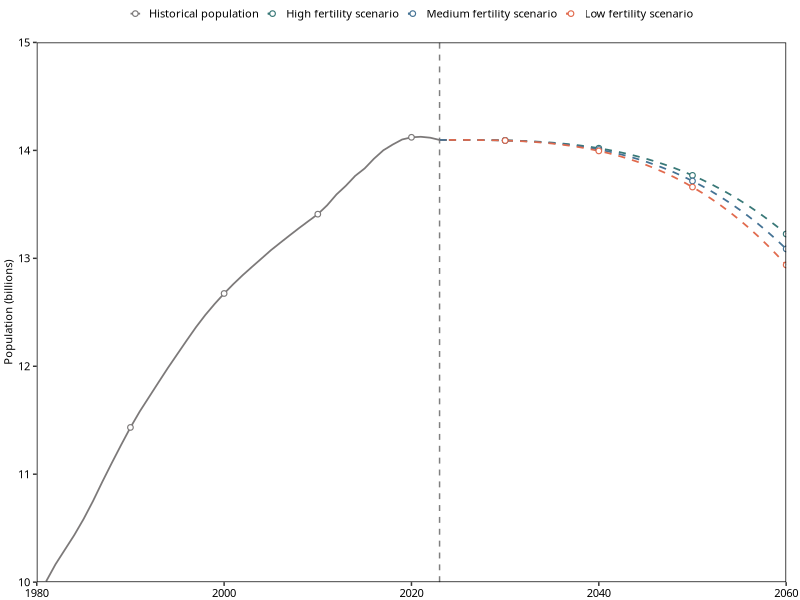
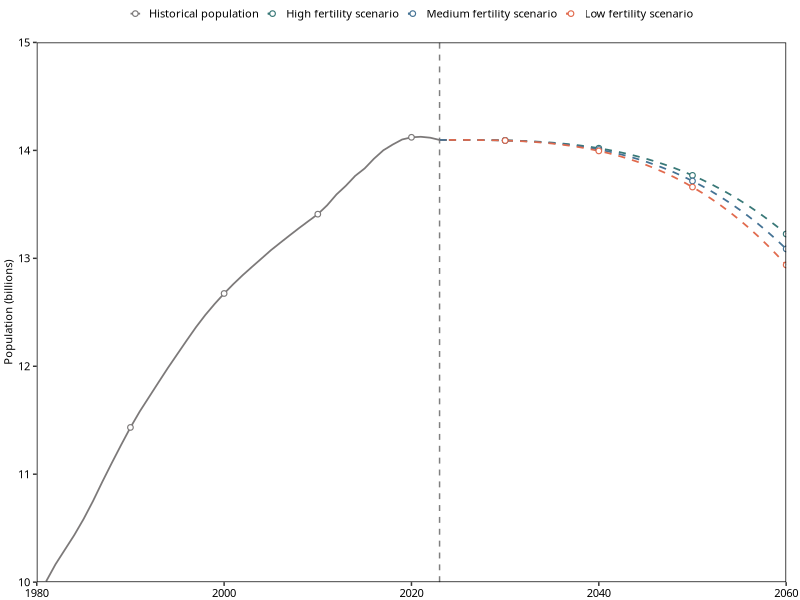

Recreate these plots in R, in order.

library(ggplot2)
library(dplyr)
library(scales)
library(patchwork) 



years <- 1980:2023
population_vals <- c(98705, 100072, 101654, 103008, 104357, 105851, 107507, 109300, 111026, 112704, 114333, 115823, 
                     117171, 118517, 119850, 121121, 122389, 123626, 124761, 125786, 126743, 127627, 128453, 129227, 
                     129988, 130756, 131448, 132129, 132802, 133450, 134091, 134916, 135922, 136726, 137646, 138326, 
                     139232, 140011, 140541, 141008, 141212, 141260, 141175, 140967) / 10000 


df_history <- data.frame(year = years, population = population_vals)
pop_2023 <- population_vals[length(population_vals)]
HISTORY_END_YEAR <- 2023


FORECAST_END_YEAR <- 2060
forecast_years <- (HISTORY_END_YEAR + 1):FORECAST_END_YEAR
n_years_2060 <- length(forecast_years)


high_final_2100 <- 5.9
medium_final_2100 <- 4.6
low_final_2100 <- 3.2
n_years_2100 <- length(2024:2100) 

predict_accelerating <- function(start, end, n) {
  t <- seq(0, 1, length.out = n)
  accelerating_values <- start + (end - start) * t^3
  return(accelerating_values)
}


high_full_forecast <- predict_accelerating(pop_2023, high_final_2100, n_years_2100)
medium_full_forecast <- predict_accelerating(pop_2023, medium_final_2100, n_years_2100)
low_full_forecast <- predict_accelerating(pop_2023, low_final_2100, n_years_2100)

high_forecast <- high_full_forecast[1:n_years_2060]
medium_forecast <- medium_full_forecast[1:n_years_2060]
low_forecast <- low_full_forecast[1:n_years_2060]


df_forecast <- bind_rows(
  data.frame(year = forecast_years, population = high_forecast, scenario = "High fertility scenario"),
  data.frame(year = forecast_years, population = medium_forecast, scenario = "Medium fertility scenario"),
  data.frame(year = forecast_years, population = low_forecast, scenario = "Low fertility scenario")
)


df_history$scenario <- "Historical population"
df_plot_history <- df_history %>% 
  rename(mean_value = population) %>%
  dplyr::select(year, mean_value, scenario)


df_plot_forecast <- df_forecast %>% 
  rename(mean_value = population) %>%
  dplyr::select(year, mean_value, scenario)


segment_data <- df_plot_forecast %>% 
  group_by(scenario) %>% 
  slice(1) %>% 
  ungroup() %>%
  mutate(
    x = HISTORY_END_YEAR,
    y = pop_2023,
    xend = year,
    yend = mean_value
  )


df_lines <- bind_rows(df_plot_history, df_plot_forecast)


scenario_levels <- c(
  "Historical population",
  "High fertility scenario",
  "Medium fertility scenario",
  "Low fertility scenario"
)
df_lines$scenario <- factor(df_lines$scenario, levels = scenario_levels)
all_colors_pop <- c(
  "Historical population"= "#7C7979", 
  "High fertility scenario" = "#387877", 
  "Medium fertility scenario" = "#447294", 
  "Low fertility scenario" = "#E16A4D"
)


create_pop_theme <- function() {
  theme_bw() +
    theme(
      text = element_text(family = "ArialMT", size = 8, color = "black"),
      axis.text = element_text(size = 8, family = "ArialMT", color = "black"),
      
      axis.title.x = element_blank(),
      axis.title.y = element_text(size = 8, family = "ArialMT", margin = margin(r = 2), color = "black"), # 统一为 8pt
      
      legend.position = "top",
      legend.title = element_blank(),
      legend.key.size = unit(0.6, "lines"),
      legend.text = element_text(size = 8, family = "ArialMT", color = "black"),
      legend.background = element_blank(),
      
      panel.grid.major = element_blank(),
      panel.grid.minor = element_blank(),
      
      panel.border = element_rect(colour = "black", linewidth = 0.5),
      
      axis.line.x = element_blank(),
      axis.line.y = element_blank(),
      
      axis.ticks = element_line(linewidth = 0.5),
      plot.margin = margin(t = 0, r = 10, b = 0, l = 3, unit = "pt")
    )
}


plot_population_scenario <- function(data_lines, data_segments, data_history, data_forecast_points, all_colors, scenario_levels) {
  LINE_WIDTH <- 0.6
  POINT_SIZE <- 1.5
  POINT_STROKE <- 0.6
  VLINE_WIDTH <- 0.5
  
  
  X_START <- min(data_lines$year)
  X_END <- max(data_lines$year)
  
  p <- ggplot() +
    
  
    geom_vline(xintercept = HISTORY_END_YEAR,
               linetype = "dashed",
               color = "gray50",
               linewidth = VLINE_WIDTH) +
    
    
    geom_line(data = data_lines %>% filter(scenario == "Historical population"),
              aes(x = year, y = mean_value, color = scenario),
              linewidth = LINE_WIDTH,
              linetype = "solid") +
    
   
    geom_line(data = data_lines %>% filter(scenario != "Historical population"),
              aes(x = year, y = mean_value, color = scenario),
              linewidth = LINE_WIDTH,
              linetype = "dashed") +
    
    
    geom_segment(data = data_segments,
                 aes(x = x, xend = xend, y = y, yend = yend, color = scenario),
                 linewidth = LINE_WIDTH,
                 linetype = "dashed") +
    
  
    geom_point(data = data_history %>% filter(year %% 10 == 0),
               aes(x = year, y = mean_value, color = scenario),
               shape = 21, fill = "white",
               size = POINT_SIZE, stroke = POINT_STROKE) +
    
   
    geom_point(data = data_forecast_points %>% filter(year %% 10 == 0),
               aes(x = year, y = mean_value, color = scenario),
               shape = 21, fill = "white",
               size = POINT_SIZE, stroke = POINT_STROKE) +
    
   
    scale_color_manual(values = all_colors,
                       breaks = scenario_levels) +
    
    
    labs(x = NULL, 
         y = "Population (billions)",
         title = NULL,
         color = NULL) +
    
   
    scale_x_continuous(breaks = seq(1980, 2060, by = 20),
                       limits = c(1980, 2060), 
                       expand = c(0, 0)) +
    
    
    scale_y_continuous(limits = c(10, 15), 
                       breaks = seq(10, 15, by = 1),
                       expand = c(0, 0)) +
    
   
    create_pop_theme() +
    
   
    guides(color = guide_legend(
      override.aes = list(
        linetype = c("solid", rep("dashed", 3)),
        shape = c(21, rep(21, 3)),
        fill = "white",
        size = POINT_SIZE,
        stroke = POINT_STROKE
      ),
      nrow = 1
    ))
  
  return(p)
}



p_pop <- plot_population_scenario(
  df_lines, segment_data, df_plot_history, df_plot_forecast, all_colors_pop, scenario_levels
)


output_path_final <- "/Users/dongjingjing/Desktop/GHG/FIG/SFIG/FIG15/Population_2060.png" 

ggsave(output_path_final, plot = p_pop, width = 15, height = 6, units = "cm", dpi = 600) 

message(paste("：", output_path_final))


print(p_pop)
